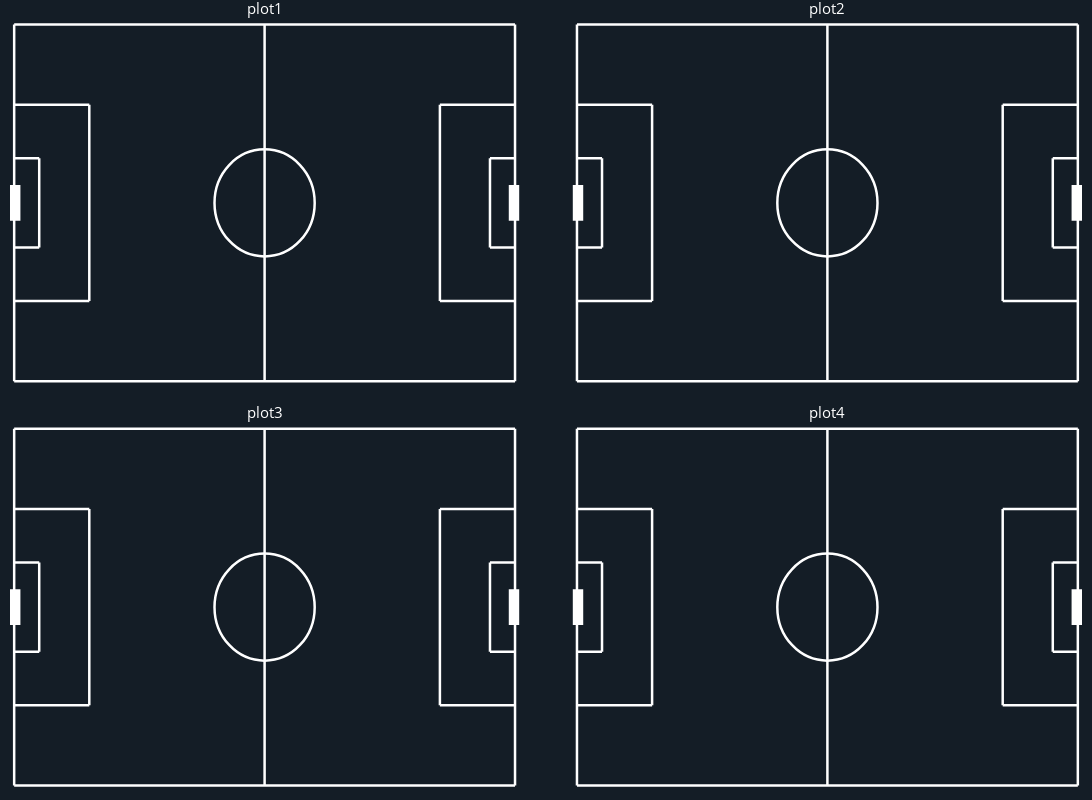

The cell this chart's notebook holds for it:
### Code cell
fig = draw_pitches(2, 2, ['plot1', 'plot2', 'plot3', 'plot4'])

fig.show()

### Figure 1 — Plotly figure (JSON) as saved in the notebook; plotly's stock layout.template omitted (floating-point values rounded to 4 significant figures)
{"data": [{"hoverinfo": "none", "line": {"color": "white", "width": 2.5}, "mode": "lines", "showlegend": false, "type": "scatter", "x": [0, 120], "xaxis": "x", "y": [0, 0], "yaxis": "y"}, {"hoverinfo": "none", "line": {"color": "white", "width": 2.5}, "mode": "lines", "showlegend": false, "type": "scatter", "x": [120, 120], "xaxis": "x", "y": [0, 80], "yaxis": "y"}, {"hoverinfo": "none", "line": {"color": "white", "width": 2.5}, "mode": "lines", "showlegend": false, "type": "scatter", "x": [120, 0], "xaxis": "x", "y": [80, 80], "yaxis": "y"}, {"hoverinfo": "none", "line": {"color": "white", "width": 2.5}, "mode": "lines", "showlegend": false, "type": "scatter", "x": [0, 0], "xaxis": "x", "y": [80, 0], "yaxis": "y"}, {"hoverinfo": "none", "line": {"color": "white", "width": 2.5}, "mode": "lines", "showlegend": false, "type": "scatter", "x": [60, 60], "xaxis": "x", "y": [0, 80], "yaxis": "y"}, {"hoverinfo": "none", "line": {"color": "white", "width": 2.5}, "mode": "lines", "showlegend": false, "type": "scatter", "x": [0, 18], "xaxis": "x", "y": [18, 18], "yaxis": "y"}, {"hoverinfo": "none", "line": {"color": "white", "width": 2.5}, "mode": "lines", "showlegend": false, "type": "scatter", "x": [18, 18], "xaxis": "x", "y": [18, 62], "yaxis": "y"}, {"hoverinfo": "none", "line": {"color": "white", "width": 2.5}, "mode": "lines", "showlegend": false, "type": "scatter", "x": [18, 0], "xaxis": "x", "y": [62, 62], "yaxis": "y"}, {"hoverinfo": "none", "line": {"color": "white", "width": 2.5}, "mode": "lines", "showlegend": false, "type": "scatter", "x": [0, 6], "xaxis": "x", "y": [30, 30], "yaxis": "y"}, {"hoverinfo": "none", "line": {"color": "white", "width": 2.5}, "mode": "lines", "showlegend": false, "type": "scatter", "x": [6, 6], "xaxis": "x", "y": [30, 50], "yaxis": "y"}, {"hoverinfo": "none", "line": {"color": "white", "width": 2.5}, "mode": "lines", "showlegend": false, "type": "scatter", "x": [6, 0], "xaxis": "x", "y": [50, 50], "yaxis": "y"}, {"hoverinfo": "none", "line": {"color": "white", "width": 2.5}, "mode": "lines", "showlegend": false, "type": "scatter", "x": [120, 102], "xaxis": "x", "y": [18, 18], "yaxis": "y"}, {"hoverinfo": "none", "line": {"color": "white", "width": 2.5}, "mode": "lines", "showlegend": false, "type": "scatter", "x": [102, 102], "xaxis": "x", "y": [18, 62], "yaxis": "y"}, {"hoverinfo": "none", "line": {"color": "white", "width": 2.5}, "mode": "lines", "showlegend": false, "type": "scatter", "x": [102, 120], "xaxis": "x", "y": [62, 62], "yaxis": "y"}, {"hoverinfo": "none", "line": {"color": "white", "width": 2.5}, "mode": "lines", "showlegend": false, "type": "scatter", "x": [120, 114], "xaxis": "x", "y": [30, 30], "yaxis": "y"}, {"hoverinfo": "none", "line": {"color": "white", "width": 2.5}, "mode": "lines", "showlegend": false, "type": "scatter", "x": [114, 114], "xaxis": "x", "y": [30, 50], "yaxis": "y"}, {"hoverinfo": "none", "line": {"color": "white", "width": 2.5}, "mode": "lines", "showlegend": false, "type": "scatter", "x": [114, 120], "xaxis": "x", "y": [50, 50], "yaxis": "y"}, {"hoverinfo": "none", "line": {"color": "white", "width": 12.5}, "mode": "lines", "showlegend": false, "type": "scatter", "x": [0, 0], "xaxis": "x", "y": [36, 44], "yaxis": "y"}, {"hoverinfo": "none", "line": {"color": "white", "width": 12.5}, "mode": "lines", "showlegend": false, "type": "scatter", "x": [120, 120], "xaxis": "x", "y": [36, 44], "yaxis": "y"}, {"hoverinfo": "none", "line": {"color": "white", "width": 2.5}, "mode": "lines", "showlegend": false, "type": "scatter", "x": [0, 120], "xaxis": "x2", "y": [0, 0], "yaxis": "y2"}, {"hoverinfo": "none", "line": {"color": "white", "width": 2.5}, "mode": "lines", "showlegend": false, "type": "scatter", "x": [120, 120], "xaxis": "x2", "y": [0, 80], "yaxis": "y2"}, {"hoverinfo": "none", "line": {"color": "white", "width": 2.5}, "mode": "lines", "showlegend": false, "type": "scatter", "x": [120, 0], "xaxis": "x2", "y": [80, 80], "yaxis": "y2"}, {"hoverinfo": "none", "line": {"color": "white", "width": 2.5}, "mode": "lines", "showlegend": false, "type": "scatter", "x": [0, 0], "xaxis": "x2", "y": [80, 0], "yaxis": "y2"}, {"hoverinfo": "none", "line": {"color": "white", "width": 2.5}, "mode": "lines", "showlegend": false, "type": "scatter", "x": [60, 60], "xaxis": "x2", "y": [0, 80], "yaxis": "y2"}, {"hoverinfo": "none", "line": {"color": "white", "width": 2.5}, "mode": "lines", "showlegend": false, "type": "scatter", "x": [0, 18], "xaxis": "x2", "y": [18, 18], "yaxis": "y2"}, {"hoverinfo": "none", "line": {"color": "white", "width": 2.5}, "mode": "lines", "showlegend": false, "type": "scatter", "x": [18, 18], "xaxis": "x2", "y": [18, 62], "yaxis": "y2"}, {"hoverinfo": "none", "line": {"color": "white", "width": 2.5}, "mode": "lines", "showlegend": false, "type": "scatter", "x": [18, 0], "xaxis": "x2", "y": [62, 62], "yaxis": "y2"}, {"hoverinfo": "none", "line": {"color": "white", "width": 2.5}, "mode": "lines", "showlegend": false, "type": "scatter", "x": [0, 6], "xaxis": "x2", "y": [30, 30], "yaxis": "y2"}, {"hoverinfo": "none", "line": {"color": "white", "width": 2.5}, "mode": "lines", "showlegend": false, "type": "scatter", "x": [6, 6], "xaxis": "x2", "y": [30, 50], "yaxis": "y2"}, {"hoverinfo": "none", "line": {"color": "white", "width": 2.5}, "mode": "lines", "showlegend": false, "type": "scatter", "x": [6, 0], "xaxis": "x2", "y": [50, 50], "yaxis": "y2"}, {"hoverinfo": "none", "line": {"color": "white", "width": 2.5}, "mode": "lines", "showlegend": false, "type": "scatter", "x": [120, 102], "xaxis": "x2", "y": [18, 18], "yaxis": "y2"}, {"hoverinfo": "none", "line": {"color": "white", "width": 2.5}, "mode": "lines", "showlegend": false, "type": "scatter", "x": [102, 102], "xaxis": "x2", "y": [18, 62], "yaxis": "y2"}, {"hoverinfo": "none", "line": {"color": "white", "width": 2.5}, "mode": "lines", "showlegend": false, "type": "scatter", "x": [102, 120], "xaxis": "x2", "y": [62, 62], "yaxis": "y2"}, {"hoverinfo": "none", "line": {"color": "white", "width": 2.5}, "mode": "lines", "showlegend": false, "type": "scatter", "x": [120, 114], "xaxis": "x2", "y": [30, 30], "yaxis": "y2"}, {"hoverinfo": "none", "line": {"color": "white", "width": 2.5}, "mode": "lines", "showlegend": false, "type": "scatter", "x": [114, 114], "xaxis": "x2", "y": [30, 50], "yaxis": "y2"}, {"hoverinfo": "none", "line": {"color": "white", "width": 2.5}, "mode": "lines", "showlegend": false, "type": "scatter", "x": [114, 120], "xaxis": "x2", "y": [50, 50], "yaxis": "y2"}, {"hoverinfo": "none", "line": {"color": "white", "width": 12.5}, "mode": "lines", "showlegend": false, "type": "scatter", "x": [0, 0], "xaxis": "x2", "y": [36, 44], "yaxis": "y2"}, {"hoverinfo": "none", "line": {"color": "white", "width": 12.5}, "mode": "lines", "showlegend": false, "type": "scatter", "x": [120, 120], "xaxis": "x2", "y": [36, 44], "yaxis": "y2"}, {"hoverinfo": "none", "line": {"color": "white", "width": 2.5}, "mode": "lines", "showlegend": false, "type": "scatter", "x": [0, 120], "xaxis": "x3", "y": [0, 0], "yaxis": "y3"}, {"hoverinfo": "none", "line": {"color": "white", "width": 2.5}, "mode": "lines", "showlegend": false, "type": "scatter", "x": [120, 120], "xaxis": "x3", "y": [0, 80], "yaxis": "y3"}, {"hoverinfo": "none", "line": {"color": "white", "width": 2.5}, "mode": "lines", "showlegend": false, "type": "scatter", "x": [120, 0], "xaxis": "x3", "y": [80, 80], "yaxis": "y3"}, {"hoverinfo": "none", "line": {"color": "white", "width": 2.5}, "mode": "lines", "showlegend": false, "type": "scatter", "x": [0, 0], "xaxis": "x3", "y": [80, 0], "yaxis": "y3"}, {"hoverinfo": "none", "line": {"color": "white", "width": 2.5}, "mode": "lines", "showlegend": false, "type": "scatter", "x": [60, 60], "xaxis": "x3", "y": [0, 80], "yaxis": "y3"}, {"hoverinfo": "none", "line": {"color": "white", "width": 2.5}, "mode": "lines", "showlegend": false, "type": "scatter", "x": [0, 18], "xaxis": "x3", "y": [18, 18], "yaxis": "y3"}, {"hoverinfo": "none", "line": {"color": "white", "width": 2.5}, "mode": "lines", "showlegend": false, "type": "scatter", "x": [18, 18], "xaxis": "x3", "y": [18, 62], "yaxis": "y3"}, {"hoverinfo": "none", "line": {"color": "white", "width": 2.5}, "mode": "lines", "showlegend": false, "type": "scatter", "x": [18, 0], "xaxis": "x3", "y": [62, 62], "yaxis": "y3"}, {"hoverinfo": "none", "line": {"color": "white", "width": 2.5}, "mode": "lines", "showlegend": false, "type": "scatter", "x": [0, 6], "xaxis": "x3", "y": [30, 30], "yaxis": "y3"}, {"hoverinfo": "none", "line": {"color": "white", "width": 2.5}, "mode": "lines", "showlegend": false, "type": "scatter", "x": [6, 6], "xaxis": "x3", "y": [30, 50], "yaxis": "y3"}, {"hoverinfo": "none", "line": {"color": "white", "width": 2.5}, "mode": "lines", "showlegend": false, "type": "scatter", "x": [6, 0], "xaxis": "x3", "y": [50, 50], "yaxis": "y3"}, {"hoverinfo": "none", "line": {"color": "white", "width": 2.5}, "mode": "lines", "showlegend": false, "type": "scatter", "x": [120, 102], "xaxis": "x3", "y": [18, 18], "yaxis": "y3"}, {"hoverinfo": "none", "line": {"color": "white", "width": 2.5}, "mode": "lines", "showlegend": false, "type": "scatter", "x": [102, 102], "xaxis": "x3", "y": [18, 62], "yaxis": "y3"}, {"hoverinfo": "none", "line": {"color": "white", "width": 2.5}, "mode": "lines", "showlegend": false, "type": "scatter", "x": [102, 120], "xaxis": "x3", "y": [62, 62], "yaxis": "y3"}, {"hoverinfo": "none", "line": {"color": "white", "width": 2.5}, "mode": "lines", "showlegend": false, "type": "scatter", "x": [120, 114], "xaxis": "x3", "y": [30, 30], "yaxis": "y3"}, {"hoverinfo": "none", "line": {"color": "white", "width": 2.5}, "mode": "lines", "showlegend": false, "type": "scatter", "x": [114, 114], "xaxis": "x3", "y": [30, 50], "yaxis": "y3"}, {"hoverinfo": "none", "line": {"color": "white", "width": 2.5}, "mode": "lines", "showlegend": false, "type": "scatter", "x": [114, 120], "xaxis": "x3", "y": [50, 50], "yaxis": "y3"}, {"hoverinfo": "none", "line": {"color": "white", "width": 12.5}, "mode": "lines", "showlegend": false, "type": "scatter", "x": [0, 0], "xaxis": "x3", "y": [36, 44], "yaxis": "y3"}, {"hoverinfo": "none", "line": {"color": "white", "width": 12.5}, "mode": "lines", "showlegend": false, "type": "scatter", "x": [120, 120], "xaxis": "x3", "y": [36, 44], "yaxis": "y3"}, {"hoverinfo": "none", "line": {"color": "white", "width": 2.5}, "mode": "lines", "showlegend": false, "type": "scatter", "x": [0, 120], "xaxis": "x4", "y": [0, 0], "yaxis": "y4"}, {"hoverinfo": "none", "line": {"color": "white", "width": 2.5}, "mode": "lines", "showlegend": false, "type": "scatter", "x": [120, 120], "xaxis": "x4", "y": [0, 80], "yaxis": "y4"}, {"hoverinfo": "none", "line": {"color": "white", "width": 2.5}, "mode": "lines", "showlegend": false, "type": "scatter", "x": [120, 0], "xaxis": "x4", "y": [80, 80], "yaxis": "y4"}, {"hoverinfo": "none", "line": {"color": "white", "width": 2.5}, "mode": "lines", "showlegend": false, "type": "scatter", "x": [0, 0], "xaxis": "x4", "y": [80, 0], "yaxis": "y4"}, {"hoverinfo": "none", "line": {"color": "white", "width": 2.5}, "mode": "lines", "showlegend": false, "type": "scatter", "x": [60, 60], "xaxis": "x4", "y": [0, 80], "yaxis": "y4"}, {"hoverinfo": "none", "line": {"color": "white", "width": 2.5}, "mode": "lines", "showlegend": false, "type": "scatter", "x": [0, 18], "xaxis": "x4", "y": [18, 18], "yaxis": "y4"}, {"hoverinfo": "none", "line": {"color": "white", "width": 2.5}, "mode": "lines", "showlegend": false, "type": "scatter", "x": [18, 18], "xaxis": "x4", "y": [18, 62], "yaxis": "y4"}, {"hoverinfo": "none", "line": {"color": "white", "width": 2.5}, "mode": "lines", "showlegend": false, "type": "scatter", "x": [18, 0], "xaxis": "x4", "y": [62, 62], "yaxis": "y4"}, {"hoverinfo": "none", "line": {"color": "white", "width": 2.5}, "mode": "lines", "showlegend": false, "type": "scatter", "x": [0, 6], "xaxis": "x4", "y": [30, 30], "yaxis": "y4"}, {"hoverinfo": "none", "line": {"color": "white", "width": 2.5}, "mode": "lines", "showlegend": false, "type": "scatter", "x": [6, 6], "xaxis": "x4", "y": [30, 50], "yaxis": "y4"}, {"hoverinfo": "none", "line": {"color": "white", "width": 2.5}, "mode": "lines", "showlegend": false, "type": "scatter", "x": [6, 0], "xaxis": "x4", "y": [50, 50], "yaxis": "y4"}, {"hoverinfo": "none", "line": {"color": "white", "width": 2.5}, "mode": "lines", "showlegend": false, "type": "scatter", "x": [120, 102], "xaxis": "x4", "y": [18, 18], "yaxis": "y4"}, {"hoverinfo": "none", "line": {"color": "white", "width": 2.5}, "mode": "lines", "showlegend": false, "type": "scatter", "x": [102, 102], "xaxis": "x4", "y": [18, 62], "yaxis": "y4"}, {"hoverinfo": "none", "line": {"color": "white", "width": 2.5}, "mode": "lines", "showlegend": false, "type": "scatter", "x": [102, 120], "xaxis": "x4", "y": [62, 62], "yaxis": "y4"}, {"hoverinfo": "none", "line": {"color": "white", "width": 2.5}, "mode": "lines", "showlegend": false, "type": "scatter", "x": [120, 114], "xaxis": "x4", "y": [30, 30], "yaxis": "y4"}, {"hoverinfo": "none", "line": {"color": "white", "width": 2.5}, "mode": "lines", "showlegend": false, "type": "scatter", "x": [114, 114], "xaxis": "x4", "y": [30, 50], "yaxis": "y4"}, {"hoverinfo": "none", "line": {"color": "white", "width": 2.5}, "mode": "lines", "showlegend": false, "type": "scatter", "x": [114, 120], "xaxis": "x4", "y": [50, 50], "yaxis": "y4"}, {"hoverinfo": "none", "line": {"color": "white", "width": 12.5}, "mode": "lines", "showlegend": false, "type": "scatter", "x": [0, 0], "xaxis": "x4", "y": [36, 44], "yaxis": "y4"}, {"hoverinfo": "none", "line": {"color": "white", "width": 12.5}, "mode": "lines", "showlegend": false, "type": "scatter", "x": [120, 120], "xaxis": "x4", "y": [36, 44], "yaxis": "y4"}], "layout": {"annotations": [{"font": {"color": "white", "size": 15}, "showarrow": false, "text": "plot1", "x": 0.2375, "xanchor": "center", "xref": "paper", "y": 1, "yanchor": "bottom", "yref": "paper"}, {"font": {"color": "white", "size": 15}, "showarrow": false, "text": "plot2", "x": 0.7625, "xanchor": "center", "xref": "paper", "y": 1, "yanchor": "bottom", "yref": "paper"}, {"font": {"color": "white", "size": 15}, "showarrow": false, "text": "plot3", "x": 0.2375, "xanchor": "center", "xref": "paper", "y": 0.475, "yanchor": "bottom", "yref": "paper"}, {"font": {"color": "white", "size": 15}, "showarrow": false, "text": "plot4", "x": 0.7625, "xanchor": "center", "xref": "paper", "y": 0.475, "yanchor": "bottom", "yref": "paper"}], "autosize": true, "height": 800, "margin": {"b": 10, "l": 10, "r": 10, "t": 20}, "paper_bgcolor": "rgb(20,29,38)", "plot_bgcolor": "rgb(20,29,38)", "shapes": [{"line": {"color": "white", "width": 2.5}, "type": "circle", "x0": 48, "x1": 72, "xref": "x", "y0": 28, "y1": 52, "yref": "y"}, {"line": {"color": "white", "width": 2.5}, "type": "circle", "x0": 48, "x1": 72, "xref": "x2", "y0": 28, "y1": 52, "yref": "y2"}, {"line": {"color": "white", "width": 2.5}, "type": "circle", "x0": 48, "x1": 72, "xref": "x3", "y0": 28, "y1": 52, "yref": "y3"}, {"line": {"color": "white", "width": 2.5}, "type": "circle", "x0": 48, "x1": 72, "xref": "x4", "y0": 28, "y1": 52, "yref": "y4"}], "width": 1200, "xaxis": {"anchor": "y", "domain": [0, 0.475], "range": [-1, 121], "type": "linear", "visible": false}, "xaxis2": {"anchor": "y2", "domain": [0.525, 1], "range": [-1, 121], "type": "linear", "visible": false}, "xaxis3": {"anchor": "y3", "domain": [0, 0.475], "range": [-1, 121], "type": "linear", "visible": false}, "xaxis4": {"anchor": "y4", "domain": [0.525, 1], "range": [-1, 121], "type": "linear", "visible": false}, "yaxis": {"anchor": "x", "domain": [0.525, 1], "range": [-1, 81], "type": "linear", "visible": false}, "yaxis2": {"anchor": "x2", "domain": [0.525, 1], "range": [-1, 81], "type": "linear", "visible": false}, "yaxis3": {"anchor": "x3", "domain": [0, 0.475], "range": [-1, 81], "type": "linear", "visible": false}, "yaxis4": {"anchor": "x4", "domain": [0, 0.475], "range": [-1, 81], "type": "linear", "visible": false}}}
